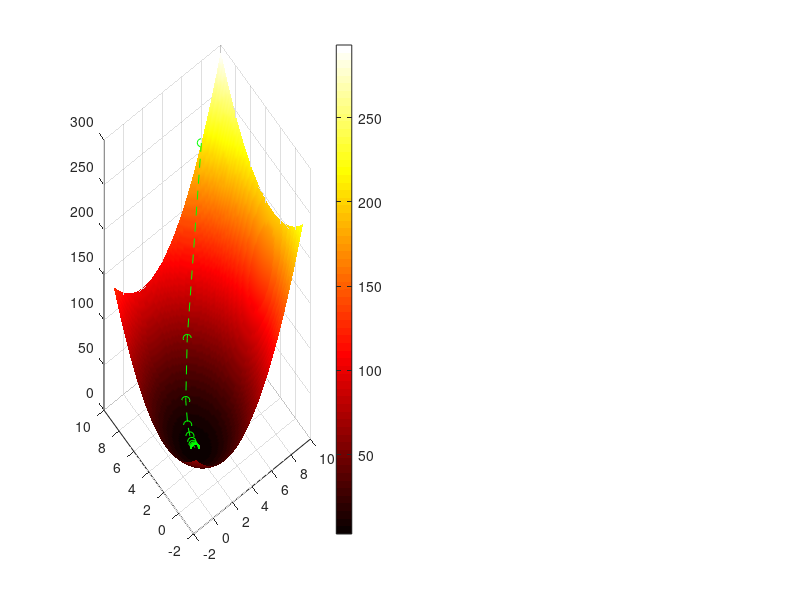

Reproduce this figure in MATLAB. (Note: this script raises an error after producing the figure.)
clear ; clc ; close all;

E = @(w1,w2)(3*(w1-2).^2 + 2*(w2 - 3).^2 +3) ; % cost function
eta = 0.1 ; w1(1) = 8 ; w2(1) = 10; % learning rate and initial condition
dE1 = @(w1, w2)(6 *(w1-2));  % differentiation
dE2 = @(w1, w2)(4 *(w2-3));

for n=1:100
    w1(n+1) = w1(n) - eta * dE1(w1(n), w2(n));
    w2(n+1) = w2(n) - eta * dE2(w1(n), w2(n));
    E(w1(n+1), w2(n+1))
end

x = linspace(-1, 10) ;
y = linspace(-1, 10) ;

for ix = 1:length(x)
    for iy = 1:length(y)
        EE(ix,iy) = E(x(ix),y(iy));
    end
end

% for ix = 1:length(w1)
%         EEw(ix) = E(w1(ix),w2(ix));
%     end

subplot(1,2,1)
surf(x,y,EE')
shading interp;
colorbar;
colormap hot;
hold on

plot3(w1,w2,E(w1,w2),'go--')
alpha(0.7)

subplot(1,2,2)
contour(x,y,EE', [0:20:300])
hold on
plot3(w1,w2,E(w1,w2),'bo--')
axis image;
